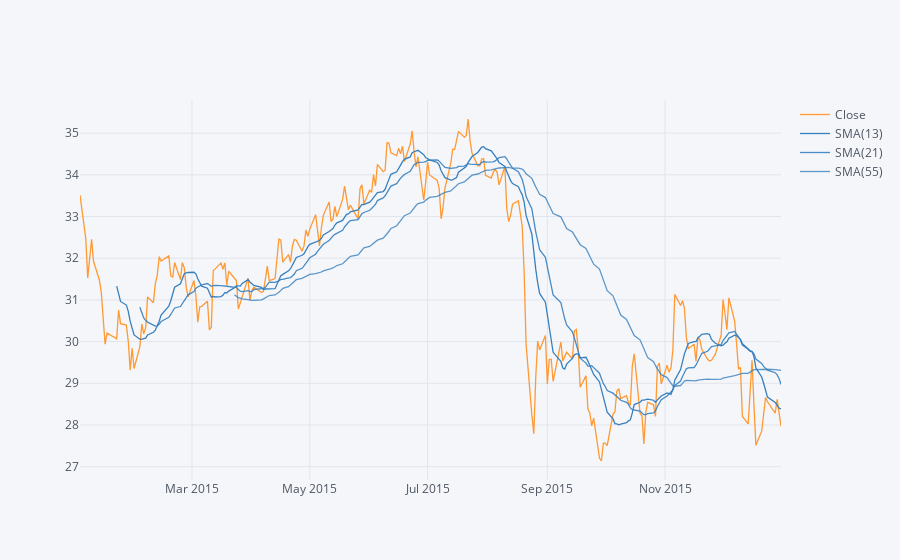

The code cell stored with this chart in its notebook:
### Markdown cell above
** Use .ta_plot(study='sma') to create a Simple Moving Averages plot of Morgan Stanley for the year 2015.**

### Code cell
bank_stocks["2015-01-01":"2016-01-01"]["MS"]["Close"].ta_plot(study="sma", periods=[13,21,55])

### Figure 1 — Plotly figure (JSON) as saved in the notebook; plotly's stock layout.template omitted (floating-point values rounded to 4 significant figures; data arrays with more than 128 entries replaced by an {"elided": "..."} marker saying what was removed)
{"data": [{"line": {"color": "rgba(255, 153, 51, 1.0)", "dash": "solid", "shape": "linear", "width": 1.3}, "mode": "lines", "name": "Close", "text": "", "type": "scatter", "x": {"elided": "252 str values"}, "y": {"elided": "252 float values"}}, {"line": {"color": "rgba(55, 128, 191, 1.0)", "dash": "solid", "shape": "linear", "width": 1.3}, "mode": "lines", "name": "SMA(13)", "text": "", "type": "scatter", "x": {"elided": "252 str values"}, "y": {"elided": "252 mixed values"}}, {"line": {"color": "rgba(55, 128, 191, 0.8999999999999999)", "dash": "solid", "shape": "linear", "width": 1.3}, "mode": "lines", "name": "SMA(21)", "text": "", "type": "scatter", "x": {"elided": "252 str values"}, "y": {"elided": "252 mixed values"}}, {"line": {"color": "rgba(55, 128, 191, 0.7999999999999998)", "dash": "solid", "shape": "linear", "width": 1.3}, "mode": "lines", "name": "SMA(55)", "text": "", "type": "scatter", "x": {"elided": "252 str values"}, "y": {"elided": "252 mixed values"}}], "layout": {"legend": {"bgcolor": "#F5F6F9", "font": {"color": "#4D5663"}}, "paper_bgcolor": "#F5F6F9", "plot_bgcolor": "#F5F6F9", "title": {"font": {"color": "#4D5663"}}, "xaxis": {"gridcolor": "#E1E5ED", "showgrid": true, "tickfont": {"color": "#4D5663"}, "title": {"font": {"color": "#4D5663"}, "text": ""}, "zerolinecolor": "#E1E5ED"}, "yaxis": {"gridcolor": "#E1E5ED", "showgrid": true, "tickfont": {"color": "#4D5663"}, "title": {"font": {"color": "#4D5663"}, "text": ""}, "zerolinecolor": "#E1E5ED"}}}
